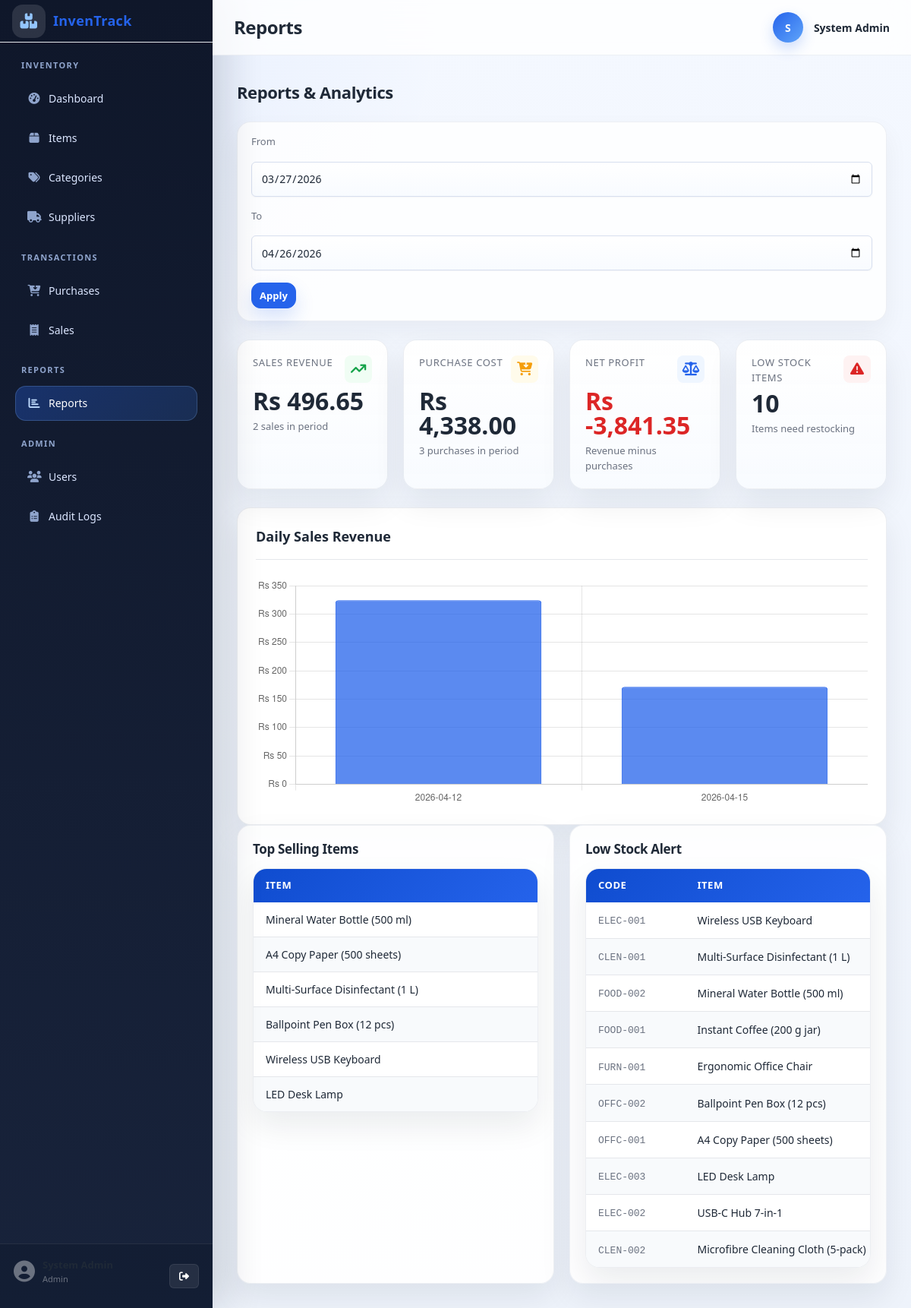
Screenshot of /pages/reports/index.php (signed in) with the database file from the repository.
### tables this page shows
CREATE TABLE items (
    id            INT            AUTO_INCREMENT PRIMARY KEY,
    item_code     VARCHAR(50)    NOT NULL,
    name          VARCHAR(150)   NOT NULL,
    category_id   INT            NOT NULL,
    unit          VARCHAR(30)    NOT NULL DEFAULT 'pcs',
    price         DECIMAL(10,2)  NOT NULL DEFAULT 0.00,
    stock_qty     INT            NOT NULL DEFAULT 0,
    reorder_level INT            NOT NULL DEFAULT 10,
    expiry_date   DATE           NULL,
    created_at    DATETIME       DEFAULT CURRENT_TIMESTAMP,
    CONSTRAINT uq_items_item_code UNIQUE (item_code),
    CONSTRAINT fk_items_category
        FOREIGN KEY (category_id) REFERENCES categories (id)
        ON UPDATE CASCADE ON DELETE RESTRICT
);

### includes/auth.php (called while the page is built, shortened)
<?php
require_once __DIR__ . '/functions.php';
function current_user(): ?array
{
    return $_SESSION['user'] ?? null;
}

### includes/functions.php (called while the page is built, shortened)
<?php
function sanitize(mixed $value): string
{
    return htmlspecialchars(trim((string)$value), ENT_QUOTES, 'UTF-8');
}
function format_currency(float|int|string $amount): string
{
    return 'Rs ' . number_format((float)$amount, 2);
}

### pages/reports/index.php (the view, shortened to what this page needs)
<?php
require_once __DIR__ . '/../../config/db.php';
require_once __DIR__ . '/../../includes/auth.php';
require_once __DIR__ . '/../../includes/functions.php';
$date_to   = trim($_GET['date_to']   ?? date('Y-m-d'));
$date_from = trim($_GET['date_from'] ?? date('Y-m-d', strtotime('-30 days')));
$sales_summary = $pdo->prepare(
    'SELECT COALESCE(SUM(total_amount),0) AS revenue, COUNT(*) AS cnt
     FROM sales WHERE sale_date BETWEEN :df AND :dt'
);
$sales_summary->execute([':df' => $date_from, ':dt' => $date_to]);
$ss = $sales_summary->fetch();
$purchases_summary = $pdo->prepare(
    'SELECT COALESCE(SUM(total_amount),0) AS cost, COUNT(*) AS cnt
     FROM purchases WHERE purchase_date BETWEEN :df AND :dt'
);
$purchases_summary->execute([':df' => $date_from, ':dt' => $date_to]);
$ps = $purchases_summary->fetch();
$daily_stmt = $pdo->prepare(
    'SELECT sale_date AS date, SUM(total_amount) AS amount
     FROM sales WHERE sale_date BETWEEN :df AND :dt
     GROUP BY sale_date ORDER BY sale_date ASC'
);
$daily_stmt->execute([':df' => $date_from, ':dt' => $date_to]);
$daily = $daily_stmt->fetchAll();
$chart_labels  = array_column($daily, 'date');
$chart_amounts = array_map('floatval', array_column($daily, 'amount'));
$top_items = $pdo->prepare(
    'SELECT i.name, SUM(si.qty) AS total_qty, SUM(si.qty * si.unit_price) AS total_revenue
     FROM sale_items si
     JOIN items i ON i.id = si.item_id
     JOIN sales s ON s.id = si.sale_id
     WHERE s.sale_date BETWEEN :df AND :dt
     GROUP BY si.item_id, i.name
     ORDER BY total_qty DESC LIMIT 10'
);
$top_items->execute([':df' => $date_from, ':dt' => $date_to]);
$top_items = $top_items->fetchAll();
$low_stock = $pdo->query(
    'SELECT item_code, name, stock_qty, reorder_level, unit FROM items WHERE stock_qty <= reorder_level ORDER BY stock_qty ASC'
)->fetchAll();
require_once __DIR__ . '/../../includes/header.php';
require_once __DIR__ . '/../../includes/sidebar.php';
?>
<div class="page-wrapper">
    <div class="topbar">
        <h1 class="topbar-title">Reports</h1>
        <div class="topbar-user">
            <div class="user-avatar"><?= strtoupper(substr($user['name'], 0, 1)) ?></div>
            <span class="user-name"><?= sanitize($user['name']) ?></span>
        </div>
    </div>
    <main class="main-content">
        <div class="page-header">
            <h2 class="page-title">Reports &amp; Analytics</h2>
        </div>
        <form method="GET" class="reports-filter">
            <label style="font-size:13px;color:var(--muted)">From</label>
            <input type="date" name="date_from" value="<?= sanitize($date_from) ?>">
            <label style="font-size:13px;color:var(--muted)">To</label>
            <input type="date" name="date_to" value="<?= sanitize($date_to) ?>">
            <button type="submit" class="btn-primary btn-sm">Apply</button>
        </form>
        <div class="stats-grid">
            <div class="stat-card">
                <div class="stat-card-header">
                    <span class="stat-label">Sales Revenue</span>
                    <div class="stat-icon stat-icon--green"><i class="fa-solid fa-arrow-trend-up"></i></div>
                </div>
                <div class="stat-value"><?= format_currency((float)$ss['revenue']) ?></div>
                <div class="stat-sub"><?= (int)$ss['cnt'] ?> sales in period</div>
            </div>
            <div class="stat-card">
                <div class="stat-card-header">
                    <span class="stat-label">Purchase Cost</span>
                    <div class="stat-icon stat-icon--yellow"><i class="fa-solid fa-cart-arrow-down"></i></div>
                </div>
                <div class="stat-value"><?= format_currency((float)$ps['cost']) ?></div>
                <div class="stat-sub"><?= (int)$ps['cnt'] ?> purchases in period</div>
            </div>
            <div class="stat-card">
                <div class="stat-card-header">
                    <span class="stat-label">Net Profit</span>
                    <div class="stat-icon stat-icon--blue"><i class="fa-solid fa-scale-balanced"></i></div>
                </div>
                <?php $net = (float)$ss['revenue'] - (float)$ps['cost']; ?>
                <div class="stat-value <?= $net >= 0 ? 'text-success' : 'text-danger' ?>"><?= format_currency($net) ?></div>
                <div class="stat-sub">Revenue minus purchases</div>
            </div>
            <div class="stat-card">
                <div class="stat-card-header">
                    <span class="stat-label">Low Stock Items</span>
                    <div class="stat-icon stat-icon--red"><i class="fa-solid fa-triangle-exclamation"></i></div>
                </div>
                <div class="stat-value"><?= count($low_stock) ?></div>
                <div class="stat-sub">Items need restocking</div>
            </div>
        </div>
        <div class="form-card">
            <div class="form-card-header">
                <h3 class="form-card-title">Daily Sales Revenue</h3>
            </div>
            <?php if (empty($daily)): ?>
            <p class="text-center text-muted mt-24 mb-24">No sales data for this period.</p>
            <?php else: ?>
            <div class="chart-shell">
                <canvas id="salesChart"></canvas>
            </div>
            <?php endif; ?>
        </div>
        <div class="analytics-grid">
            <section class="section-panel">
                <div class="section-panel__header">
                    <h3 class="section-panel__title">Top Selling Items</h3>
                </div>
                <div class="section-panel__body">
                    <div class="table-container">
                    <table>
                        <thead><tr><th>Item</th><th>Qty Sold</th><th>Revenue</th></tr></thead>
                        <tbody>
                            <?php if (empty($top_items)): ?>
                            <tr><td colspan="3" class="table-empty">No data.</td></tr>
                            <?php else: ?>
                            <?php foreach ($top_items as $ti): ?>
                            <tr>
                                <td><?= sanitize($ti['name']) ?></td>
                            </tr>
                            <?php endforeach; ?>
                            <?php endif; ?>
                        </tbody>
                    </table>
                </div>
                </div>
            </section>
            <section class="section-panel">
                <div class="section-panel__header">
                    <h3 class="section-panel__title">Low Stock Alert</h3>
                </div>
                <div class="section-panel__body">
                    <div class="table-container">
                    <table>
                        <thead><tr><th>Code</th><th>Item</th><th>Stock</th><th>Reorder</th></tr></thead>
                        <tbody>
                            <?php if (empty($low_stock)): ?>
                            <tr><td colspan="4" class="table-empty">All items well stocked!</td></tr>
                            <?php else: ?>
                            <?php foreach ($low_stock as $ls): ?>
                            <tr>
                                <td><span class="item-code"><?= sanitize($ls['item_code']) ?></span></td>
                                <td><?= sanitize($ls['name']) ?></td>
                            </tr>
                            <?php endforeach; ?>
                            <?php endif; ?>
                        </tbody>
                    </table>
                </div>
                </div>
            </section>
        </div>
    </main>
</div>
<?php if (!empty($daily)): ?>
<script>
const ctx = document.getElementById('salesChart').getContext('2d');
new Chart(ctx, {
    type: 'bar',
    data: {
        labels: <?= json_encode($chart_labels) ?>,
        datasets: [{
            label: 'Sales Revenue',
            data: <?= json_encode($chart_amounts) ?>,
            backgroundColor: 'rgba(37,99,235,0.75)',
            borderColor: '#2563eb',
            borderWidth: 1,
            borderRadius: 4
        }]
    },
    options: {
        responsive: true,
        maintainAspectRatio: false,
        plugins: { legend: { display: false } },
        scales: {
            y: { beginAtZero: true, ticks: { callback: v => 'Rs ' + v.toLocaleString() } }
        }
    }
});
</script>
<?php endif; ?>
<?php require_once __DIR__ . '/../../includes/footer.php'; ?>

### assets/css/responsive.css (style rules this page uses)
@media (min-width: 992px) { .stats-grid { grid-template-columns: repeat(4, 1fr); } }
@media (min-width: 992px) { .page-wrapper { margin-left: 240px; } }
@media (min-width: 992px) { .topbar-user .user-name { display: inline; } }
@media (min-width: 992px) { .page-wrapper { margin-left: 280px; } }

### rows the page displays
items: item_code "ELEC-001", name "Wireless USB Keyboard"
items: item_code "CLEN-001", name "Multi-Surface Disinfectant (1 L)"
items: item_code "FOOD-002", name "Mineral Water Bottle (500 ml)"
items: item_code "FOOD-001", name "Instant Coffee (200 g jar)"
items: item_code "FURN-001", name "Ergonomic Office Chair"
items: item_code "OFFC-002", name "Ballpoint Pen Box (12 pcs)"
items: item_code "OFFC-001", name "A4 Copy Paper (500 sheets)"
items: item_code "ELEC-003", name "LED Desk Lamp"
items: item_code "ELEC-002", name "USB-C Hub 7-in-1"
items: item_code "CLEN-002", name "Microfibre Cleaning Cloth (5-pack)"

### other values shown
$user_role "Admin"
substr($user['name'], 0, 1) "S"
$user['name'] "System Admin"
format_currency((float)$ss['revenue']) "Rs 496.65"
$ss['cnt'] "2"
format_currency((float)$ps['cost']) "Rs 4,338.00"
$ps['cnt'] "3"
format_currency($net) "Rs -3,841.35"
count($low_stock) "10"
$ti['name'] "Mineral Water Bottle (500 ml)"
$ti['name'] "A4 Copy Paper (500 sheets)"
$ti['name'] "Multi-Surface Disinfectant (1 L)"
$ti['name'] "Ballpoint Pen Box (12 pcs)"
$ti['name'] "Wireless USB Keyboard"
$ti['name'] "LED Desk Lamp"
